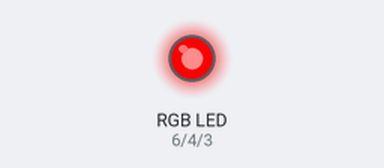
This sketch was run on a simulated Arduino Uno, built with avr-gcc and run on an emulated ATmega328P. Parts: an RGB LED mixed from three pins (HIGH = lit). Dim RGB values are drawn brighter than linear.

Above: at 0.05 s.
At 1.25 s:
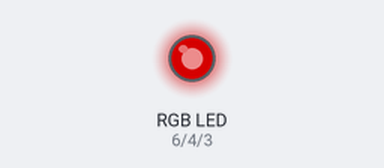
At 2.45 s:
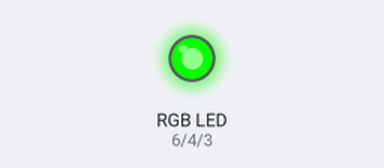
At 4.85 s:
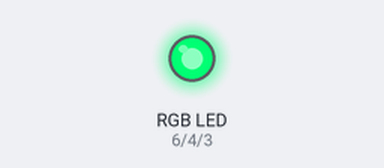
At 7.25 s:
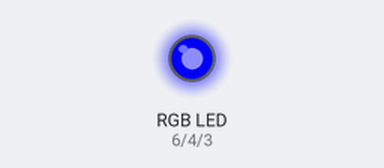
At 9.7 s:
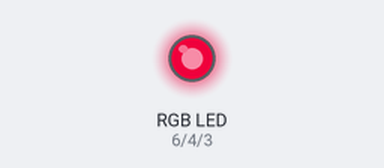
Timing chart, 0 to 13.3 s (numbered marks = the images above):
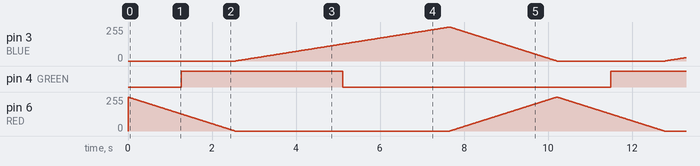

Measured:
- by itself, pin 4 (GREEN): alternates HIGH for 3.8 s and LOW for 6.4 s

The sketch:

LED_RGB.ino
```cpp
// Define Pins
#define BLUE 3
#define GREEN 4
#define RED 6

void setup() {
  pinMode(RED, OUTPUT);
  pinMode(GREEN, OUTPUT);
  pinMode(BLUE, OUTPUT);

  digitalWrite(RED, HIGH);
  digitalWrite(GREEN, LOW);
  digitalWrite(BLUE, LOW);
}

//define variables
int redValue;
int greenValue;
int blueValue;


// main loop
void loop() {
  #define delayTime 10 // fading time between colors

  redValue = 255; // choose a value between 1 and 255 to change the color
  greenValue = 0;
  blueValue = 0;


  for (int i = 0; i < 255; i++)
  {
    redValue --;
    greenValue++;

    analogWrite(RED, redValue);
    analogWrite(GREEN, greenValue);
    delay(delayTime);
  }

  redValue = 0;
  greenValue = 255;
  blueValue = 0;

  for (int i = 0; i < 255; i++)
  {
    greenValue--;
    blueValue++;
    delay(delayTime);

    analogWrite(GREEN, greenValue);
    analogWrite(BLUE, blueValue);
    delay(delayTime);
  }

  redValue = 0;
  greenValue = 0;
  blueValue = 255;

  for (int i = 0; i < 255; i++)
  {
    blueValue --;
    redValue++;

    analogWrite(BLUE, blueValue);
    analogWrite(RED, redValue);
    delay(delayTime);
  }

}
```
